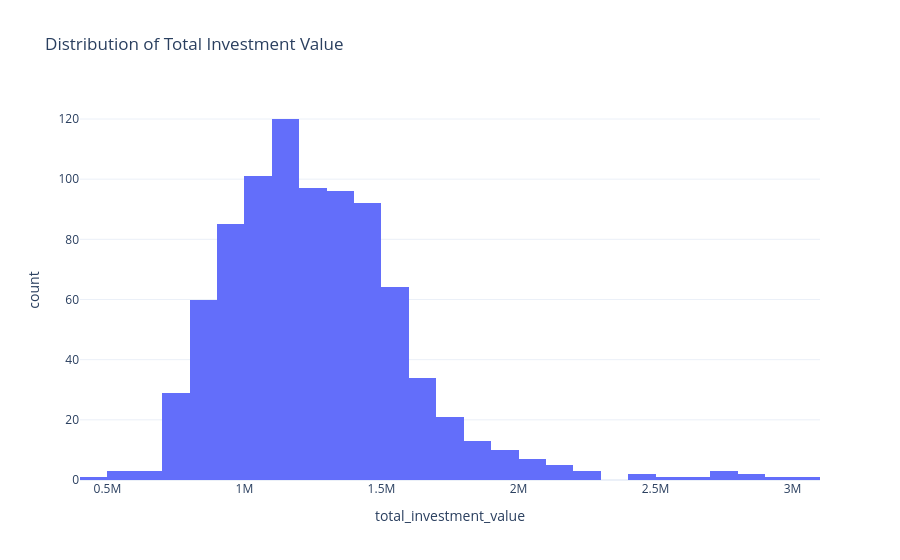

The notebook cell this image was saved under:
### Code cell
fig = px.histogram(
    buyer_profile,
    x='total_investment_value',
    nbins=30,
    title='Distribution of Total Investment Value'
)

fig.update_layout(template='plotly_white')

fig.show()

fig.write_image(
    '../reports/figures/eda/investment_value_distribution.png',
    scale=3,
    width=1200,
    height=700
)

print('Saved: reports/figures/eda/investment_value_distribution.png')

### Figure 1 — Plotly figure (JSON) as saved in the notebook; plotly's stock layout.template omitted (floating-point values rounded to 4 significant figures; data arrays with more than 128 entries replaced by an {"elided": "..."} marker saying what was removed)
{"data": [{"bingroup": "x", "hovertemplate": "total_investment_value=%{x}<br>count=%{y}<extra></extra>", "legendgroup": "", "marker": {"color": "#636efa", "pattern": {"shape": ""}}, "name": "", "nbinsx": 30, "orientation": "v", "showlegend": false, "type": "histogram", "x": {"elided": "855 float values"}, "xaxis": "x", "yaxis": "y"}], "layout": {"barmode": "relative", "legend": {"tracegroupgap": 0}, "title": {"text": "Distribution of Total Investment Value"}, "xaxis": {"anchor": "y", "domain": [0, 1], "title": {"text": "total_investment_value"}}, "yaxis": {"anchor": "x", "domain": [0, 1], "title": {"text": "count"}}}}
